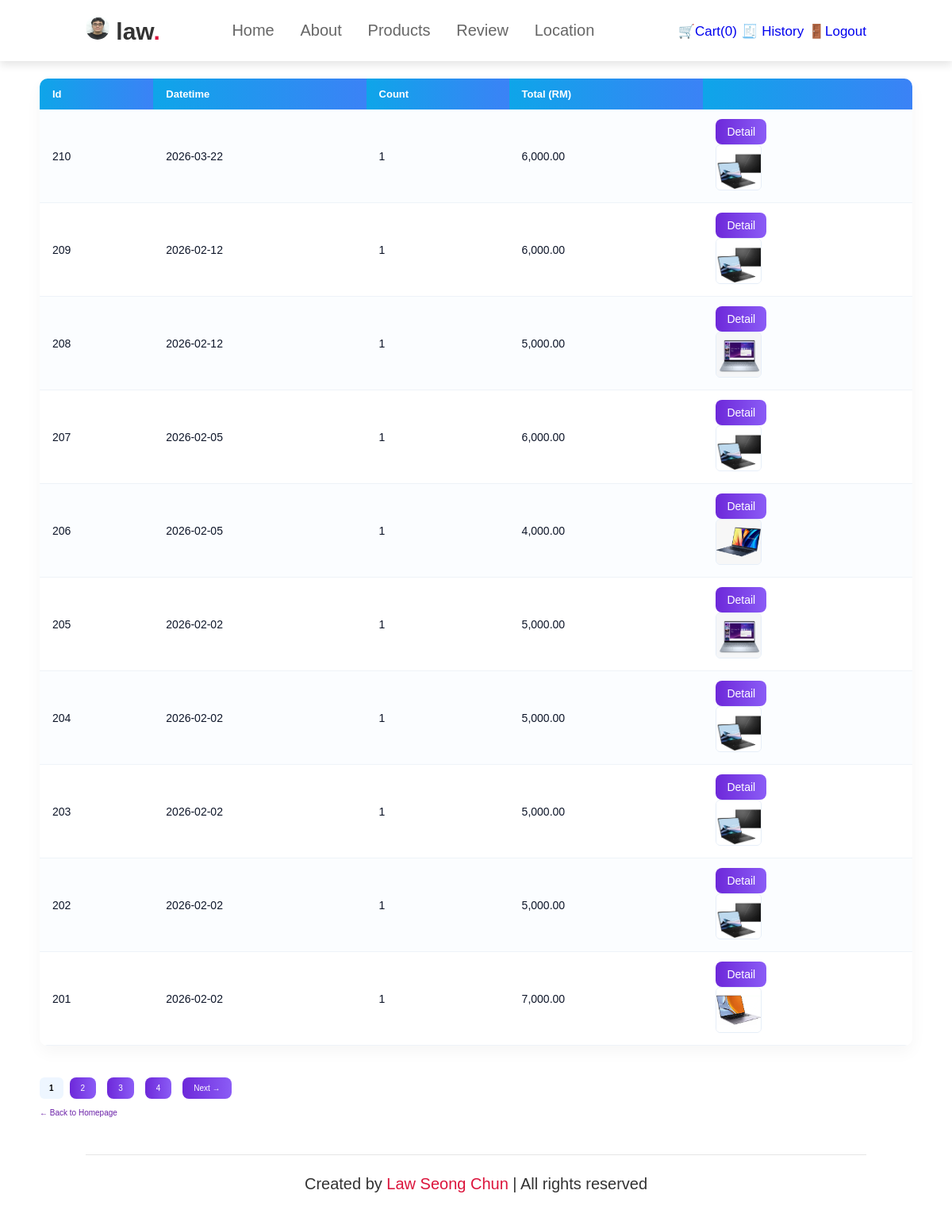
Screenshot of /order/history.php (signed in) with the database file from the repository.
### tables this page shows
CREATE TABLE `user` (
  `user_id` int(11) NOT NULL,
  `name` varchar(255) NOT NULL,
  `username` varchar(255) NOT NULL,
  `email` varchar(255) NOT NULL,
  `status` varchar(10) NOT NULL,
  `phone_number` varchar(20) NOT NULL,
  `address` varchar(100) NOT NULL,
  `password` varchar(255) NOT NULL,
  `image` varchar(1000) NOT NULL,
  `login_attempts` int(11) DEFAULT 0,
  `block_until` datetime DEFAULT NULL
);

CREATE TABLE `orders` (
  `order_id` int(11) NOT NULL,
  `date` date NOT NULL,
  `count` int(11) NOT NULL,
  `total` float NOT NULL,
  `user_id` int(11) NOT NULL
);

### Homepage/loginfunction/loginfunction.php (called while the page is built, shortened)
<?php
    if(!empty($_SESSION['id'])){
        $id = $_SESSION['id'];
        $result = $_db->prepare("SELECT * FROM user WHERE user_id=:user_id");
        $result->bindParam(":user_id",$id,PDO::PARAM_INT);
        $result->execute();
        $query = $result->fetch(PDO::FETCH_ASSOC);
    }
?>

### _base.php (called while the page is built, shortened)
<?php
function e($value)
{
    return htmlspecialchars($value, ENT_QUOTES, 'UTF-8');
}
function get_cart()
{
    return $_SESSION['cart'] ?? [];
}
function cart_quantity()
{
    $cart = get_cart();
    $total = 0;
    return $total;
}

### order/history.php (the view, shortened to what this page needs)
<?php
include '../head.php';
$perPage = 10;
$page = isset($_GET['p']) ? max(1, (int)$_GET['p']) : 1;
$offset = ($page - 1) * $perPage;
$stm = $_db->prepare('SELECT COUNT(*) FROM orders WHERE user_id = :uid');
$stm->execute([':uid' => $_SESSION['id']]);
$total = (int)$stm->fetchColumn();
$totalPages = max(1, (int)ceil($total / $perPage));
$stm = $_db->prepare('SELECT * FROM orders WHERE user_id = :uid ORDER BY order_id DESC LIMIT :limit OFFSET :offset');
$stm->bindValue(':uid', $_SESSION['id'], PDO::PARAM_INT);
$stm->bindValue(':limit', $perPage, PDO::PARAM_INT);
$stm->bindValue(':offset', $offset, PDO::PARAM_INT);
$stm->execute();
$arr = $stm->fetchAll();
?>
<p>
    <button data-post="reset.php" data-confirm>Reset</button>
</p>
<p class="records"><?= $total ?> record(s) — page <?= $page ?> of <?= $totalPages ?></p>
<table class="table">
    <tr>
        <th>Id</th>
        <th>Datetime</th>
        <th>Count</th>
        <th>Total (RM)</th>
        <th></th>
    </tr>
    <?php foreach ($arr as $o): ?>
        <tr>
            <td><?= $o->order_id ?></td>
            <td><?= $o->date ?></td>
            <td class="right"><?= $o->count ?></td>
            <td class="right"><?= number_format((float)$o->total, 2) ?></td>
            <td>
                <a class="btn-detail" href="detail.php?id=<?= $o->order_id ?>&p=<?= $page ?>">Detail</a>
                <div class="popup">
                    <?php
                    $stm = $_db->prepare('
                        SELECT p.image
                        FROM order_item AS i, product AS p
                        WHERE i.product_id = p.product_id
                        AND i.order_id = ?
                    ');
                    $stm->execute([$o->order_id]);
                    $photos = $stm->fetchAll(PDO::FETCH_COLUMN);
                    foreach ($photos as $photo) {
                        echo "<img src='/products/$photo'>";
                    }
                    ?>
                </div>
            </td>
        </tr>
    <?php endforeach ?>
</table>
<?php if ($totalPages > 1): ?>
    <div style="width:95%;max-width:1100px;margin:12px auto 0;display:flex;gap:8px;flex-wrap:wrap;">
        <?php
        $start = max(1, $page - 3);
        $end = min($totalPages, $page + 3);
        for ($i = $start; $i <= $end; $i++):
        ?>
            <?php if ($i == $page): ?>
                <span style="display:inline-block;padding:8px 12px;background:#eef6ff;border-radius:6px;font-weight:700;"><?= $i ?></span>
            <?php else: ?>
                <a class="btn-detail" href="history.php?p=<?= $i ?>"><?= $i ?></a>
            <?php endif ?>
        <?php endfor; ?>
        <?php if ($page < $totalPages): ?>
            <a class="btn-detail" href="history.php?p=<?= $page+1 ?>">Next →</a>
        <?php endif ?>
    </div>
<?php endif; ?>
<a class="back-home" href="../index.php">← Back to Homepage</a>
<?php
include '../foot.php';

### head.php (shortened to what this page needs)
<?php require __DIR__ . '/_base.php'; ?>
<?php require __DIR__ . '/Homepage/loginfunction/loginfunction.php'; ?>
<!DOCTYPE html>
<html lang="en">
<head>
    <link rel="stylesheet" href="../css/homepage.css">
</head>
<body>
    <header >
        <?php if (!empty($query) && is_array($query)) : ?>
            <a href="../profile.php?id=<?php echo e($query['user_id']); ?>" title="Profile" class="logo">
                <img height="30px" style="border-radius:50px;" width="30px" src="../uploaded_img/<?php echo e($query['image']); ?>" alt="">
                <?php echo e($query['username']); ?><span>.</span>
            </a>
        <?php else : ?>
            <a href="login.php" title="Login" class="logo">Guest<span>.</span></a>
        <?php endif; ?>
        <nav class="navbar">
            <a href="../index.php">Home</a>
            <a href="../index.php">About</a>
            <a href="../index.php">Products</a>
            <a href="../review.php?id=<?php echo e($query['user_id']); ?>">Review</a>
            <a href="../index.php">Location</a>
        </nav>
        <div class="icons">
            <a href="/order/cart.php" class="shoppingCart">🛒Cart(<?= cart_quantity() ?>)</a>
            <a href="/order/history.php" class="OrderHistory">🧾 History</a>
            <a href="../logout.php" class="Logout" title="Logout">🚪Logout</a>
        </div>
    </header>

### foot.php (shortened to what this page needs)
<section class="footer">
    <div class="credit">Created by <span>Law Seong Chun</span> | All rights reserved</div>
</section>
</body>
</html>

### css/homepage.css (style rules this page uses)
:root { --crimson:crimson ; }
* { margin: 0; padding: 0; font-family: Verdana,Geneva, Tohoma,sans-serif; outline: none; border: none; text-decoration: none; transition: .2s linear; }
html { font-size: 62.5%; scroll-behavior: smooth; scroll-padding-top:6rem ; overflow-x: hidden; }
section { padding: 2rem 9%; }
header { position:fixed; top: 0; left: 0; right: 0; background: #fff; padding: 2rem 9%; display: flex; align-items: center; justify-content:space-between ; z-index: 1000; box-shadow: 0 .5rem 1rem rgba(0, 0, 0, .1); }
header .logo { font-size: 3rem; color: #333; font-weight: bolder; }
header .logo span { color: var(--crimson); }
header .icons { font-size: 2rem; color: #333; margin-left: 1.5rem; list-style: none; }
header .navbar a { font-size: 2rem; padding: 0 1.5rem; color: #666; }
header .icons a { font-size:1.7rem; }
.footer .credit { text-align: center; padding: 1.5rem; margin-top: 1.5rem; padding-top: 2.5rem; font-size: 2rem; color: #333; border-top: .1rem solid rgba(0, 0, 0, .1); }
.footer .credit span { color: var(--crimson); }

### order/history.php (style rules this page uses)
.table { margin: 40px auto; width: 95%; max-width: 1100px; border-collapse: separate; border-spacing: 0; font-family: "Segoe UI", Roboto, Arial, sans-serif; font-size: 14px; box-shadow: 0 8px 20px rgba(2, 6, 23, 0.04); border-radius: 10px; overflow: hidden; }
.table th, .table td { padding: 12px 16px; text-align: left; vertical-align: middle; }
.table th { background: linear-gradient(90deg, #0ea5e9, #3b82f6); color: #fff; font-weight: 600; font-size: 13px; }
.table td { background: #fff; border-bottom: 1px solid #eef3f8; color: #0f172a; }
.table tr:nth-child(even) td { background: #fbfdff; }
.right { text-align: right; }
.popup img { width: 56px; height: 56px; object-fit: cover; border-radius: 6px; margin-right: 6px; border: 1px solid #e6eef8; }
button[data-post], button[data-get] { background: linear-gradient(90deg, #6d28d9, #8b5cf6); color: #fff; border: none; padding: 8px 14px; margin: 4px 6px 4px 0; cursor: pointer; border-radius: 8px; font-size: 14px; box-shadow: 0 6px 16px rgba(107, 33, 168, 0.12); }
a.btn-detail { display: inline-block; background: linear-gradient(90deg, #6d28d9, #8b5cf6); color: #fff; padding: 8px 14px; border-radius: 8px; text-decoration: none; margin-right: 6px; }
p.records { width: 95%; max-width: 1100px; margin: 8px auto 0; color: #334155; }
a.back-home { display: block; width: 95%; max-width: 1100px; margin: 12px auto; color: #6b21a8; text-decoration: none; }

### rows the page displays
user: image (picture), username "law"
orders: order_id "210", date "2026-03-22", count "1", total "6,000.00"
orders: order_id "209", date "2026-02-12", count "1", total "6,000.00"
orders: order_id "208", date "2026-02-12", count "1", total "5,000.00"
orders: order_id "207", date "2026-02-05", count "1", total "6,000.00"
orders: order_id "206", date "2026-02-05", count "1", total "4,000.00"
orders: order_id "205", date "2026-02-02", count "1", total "5,000.00"
orders: order_id "204", date "2026-02-02", count "1", total "5,000.00"
orders: order_id "203", date "2026-02-02", count "1", total "5,000.00"
orders: order_id "202", date "2026-02-02", count "1", total "5,000.00"
orders: order_id "201", date "2026-02-02", count "1", total "7,000.00"

### other values shown
cart_quantity() "0"
